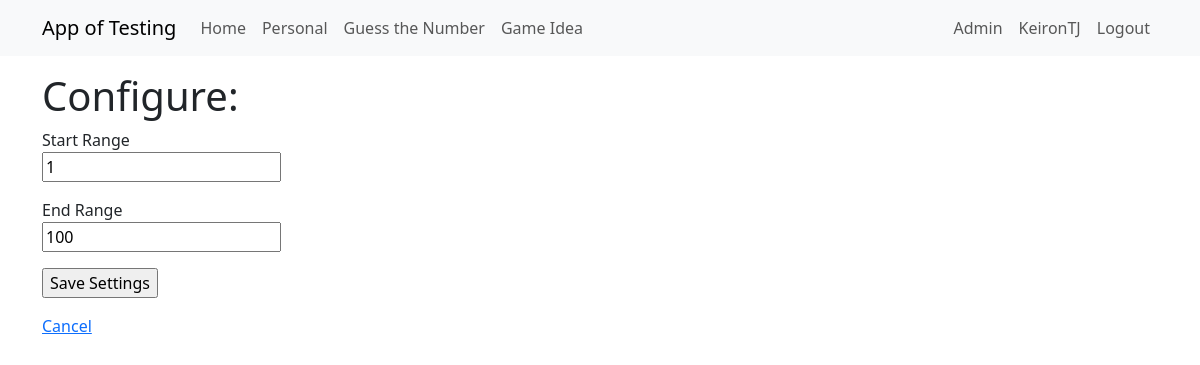
/gtnsettings (signed in), run on an earlier commit of the app's database.
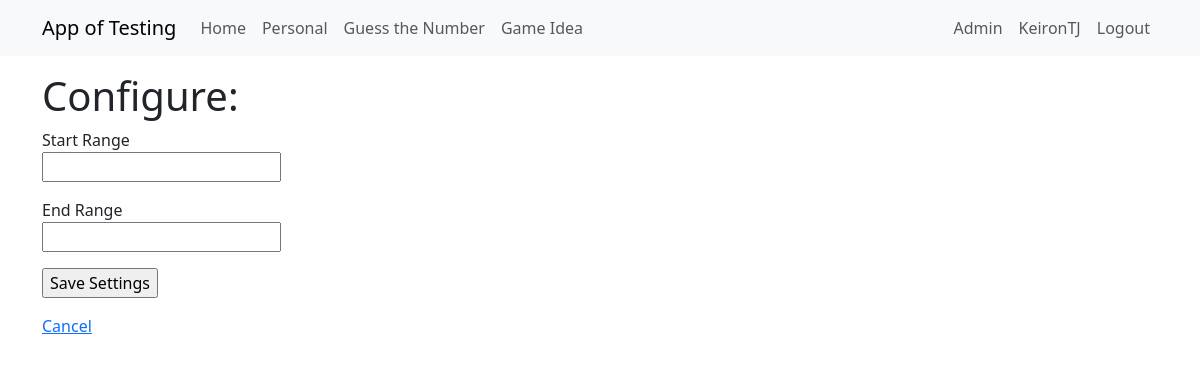
And on a later commit of the database.
### app/models.py (models this page shows, shortened)
class User(UserMixin, db.Model):
    id = db.Column(Integer, primary_key=True)
    username = db.Column(String(64), index=True, unique=True)
    firstname = db.Column(String(64), nullable=True)
    surname = db.Column(String(64), nullable=True)
    dob = db.Column(DateTime, nullable=True)
    firstlineaddress = db.Column(String(64), nullable=True)
    city = db.Column(String(64), nullable=True)
    postcode = db.Column(String(64), nullable=True)
    email = db.Column(String(120), index=True, unique=True)
    password_hash = db.Column(String(256))
    active = db.Column(db.Boolean(), default=True)
    activetestgame = db.Column(db.Integer, nullable=True)
    test_game = so.relationship("TestGame", back_populates="user", cascade="all, delete-orphan")
    role=so.relationship("Role", secondary="user_roles")
    def is_admin(self):
        return 'admin' in [role.name for role in self.role]

class GTNSettings(db.Model):
    id = db.Column(db.Integer, primary_key=True)
    user_id = db.Column(db.Integer, db.ForeignKey("user.id"))
    startrange = db.Column(db.Integer, default=1)
    endrange = db.Column(db.Integer, default=100)

### app/gtn/routes.py (the view, shortened to what this page needs)
@bp.route('/gtnsettings', methods=['GET', 'POST'])
@login_required
def gtnsettings():
    gtnrangeform = GuessTheNumberSettingsForm(request.form)
    gtnsettings = db.session.query(GTNSettings).filter_by(user_id=current_user.id).first()
    return render_template("gtn/gtnsettings.html",
                           gtnrangeform=gtnrangeform,
                           gtnsettings=gtnsettings)

### app/gtn/forms.py
class GuessTheNumberSettingsForm(FlaskForm):
    startrange = IntegerField('Start Range', validators=[DataRequired()])
    endrange = IntegerField('End Range', validators=[DataRequired()])
    submit_settings = SubmitField('Save Settings')

### app/models.py (called while the page is built)
@login.user_loader
def load_user(id):
    return db.session.get(User, int(id))

### app/templates/gtn/gtnsettings.html (shortened to what this page needs)
{% extends "base.html" %}
{% block content %}
<div>
    <h1>Configure:</h1>
    <form action="" method="post" novalidate>
        <p>
            {{ gtnrangeform.startrange.label }}<br>
            {{ gtnrangeform.startrange(size=32, value=gtnsettings.startrange) }}
        </p>
        <p>
            {{ gtnrangeform.endrange.label }}<br>
            {{ gtnrangeform.endrange(size=32, value=gtnsettings.endrange) }}
        </p>
        <p>{{ gtnrangeform.submit_settings() }}</p>
</div>
<div>
    <a href="/guessthenumberhome" class="">Cancel</a>
</div>
{% endblock %}

### app/templates/base.html (shortened to what this page needs)
<!doctype html>
<html lang="en">
  <head>
    <link
        href="https://cdn.jsdelivr.net/npm/bootstrap@5.3.2/dist/css/bootstrap.min.css"
        rel="stylesheet"
>
    <link rel="stylesheet" href="{{ url_for('static', filename='style.css') }}">
  </head>
  <body>
    <nav class="navbar navbar-expand-lg bg-body-tertiary">
      <div class="container">
        <a class="navbar-brand" href="{{ url_for('main.index') }}">App of Testing</a>
        <div class="collapse navbar-collapse" id="navbarSupportedContent">
          <ul class="navbar-nav me-auto mb-2 mb-lg-0">
            <li class="nav-item">
              <a class="nav-link" aria-current="page" href="{{ url_for('main.index') }}">Home</a>
            </li>
            <li class="nav-item">
              <a class="nav-link" aria-current="page" href="{{ url_for('financeapp.pfhome') }}">Personal</a>
            </li>
            <li class="nav-item">
              <a class="nav-link" aria-current="page" href="{{ url_for('gtn.guessthenumberhome') }}">Guess the Number</a>
            </li>
              {% if not current_user.is_authenticated or current_user.activetestgame == None    %}
                  <li class="nav-item">
                      <a class="nav-link" aria-current="page" href="{{ url_for('testgame.tg_startmenu') }}">Game Idea</a>
                  </li>
              {% else %}
                  <li class="nav-item">
                      <a class="nav-link" aria-current="page" href="{{ url_for('testgame.tg_play', game_id=current_user.activetestgame) }}">Game Idea</a>
                  </li>
              {% endif %}
          </ul>
          <ul class="navbar-nav mb-2 mb-lg-0">
            {% if current_user.is_anonymous %}
              <li class="nav-item">
                <a class="nav-link" aria-current="page" href="{{ url_for('auth.login') }}">Login</a>
              </li>
            {% else %}
              {% if current_user.is_admin() %}
                <li class="nav-item">
                  <a class="nav-link" aria-current="page" href="{{ url_for('admin.admin_home') }}">Admin</a>
                </li>
              {% endif %}
              <li class="nav-item">
                <a class="nav-link" aria-current="page" href="{{ url_for('main.view_profile', user_id=current_user.id) }}">{{ current_user.username }}</a>
              </li>
              <li class="nav-item">
                <a class="nav-link" aria-current="page" href="{{ url_for('auth.logout') }}">Logout</a>
              </li>
            {% endif %}
          </ul>
        </div>
      </div>
    </nav>
    <div class="container mt-3">
      {% block content %}{% endblock %}
    </div>
  </body>
</html>

What changed in the data, as far as the page shows it:
removed GTNSettings: startrange "1", endrange "100"
